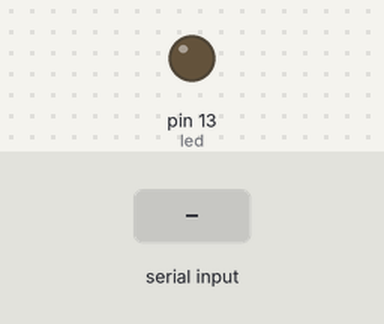
The sketch below on a simulated Arduino Uno, built with avr-gcc and run on an emulated ATmega328P. Shown: output pins drawn as LEDs (lit = HIGH). The inputs (shaded band) are chosen by the test bench. What the sketch prints to the serial monitor is not drawn.

Above: at 1.2 s.
1.3 s: "1\n" received over Serial
At 2.0 s:
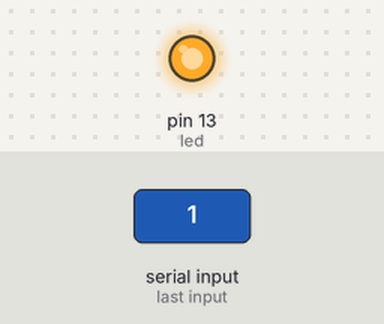
Timing chart, 0 to 4.3 s (numbered marks = the images above; inputs shaded):
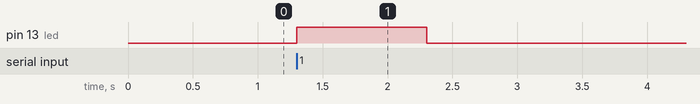

The sketch:

_03-Serial.ino
```cpp
/*  Hardware Livre USP
 *  Aula 02 - Comunicação Serial
 *  por: Bruno Aricó
 */
int data; //variavel que recebe o conteudo da serial
int led = 13; //define o pido do led como  pino 13

void setup() {
  Serial.begin(9600);                                   //inicia a comunicação serial
  Serial.println("Comunicacao Serial iniciada");        //Manda uma mensagem pela serial para o computador
  pinMode(led, OUTPUT);                                 //define o pino do led como uma saida de tensão
}

void loop() {
  if(Serial.available()) {                              //verifica se tem algo na serial
    data = Serial.parseInt();                           //se tiver e for um interio lê
    if(data == 1){                                      //se for 1
      digitalWrite(led, HIGH);                          // liga o led
    }
    else if( data = 2) {                                //se for 2
      digitalWrite(led, LOW);                           //apaga o led
    }
  }
}
```

Measured:
- after the input at 1.3 s, pin 13 (led): LOW → HIGH at once, → LOW 1.0 s later
